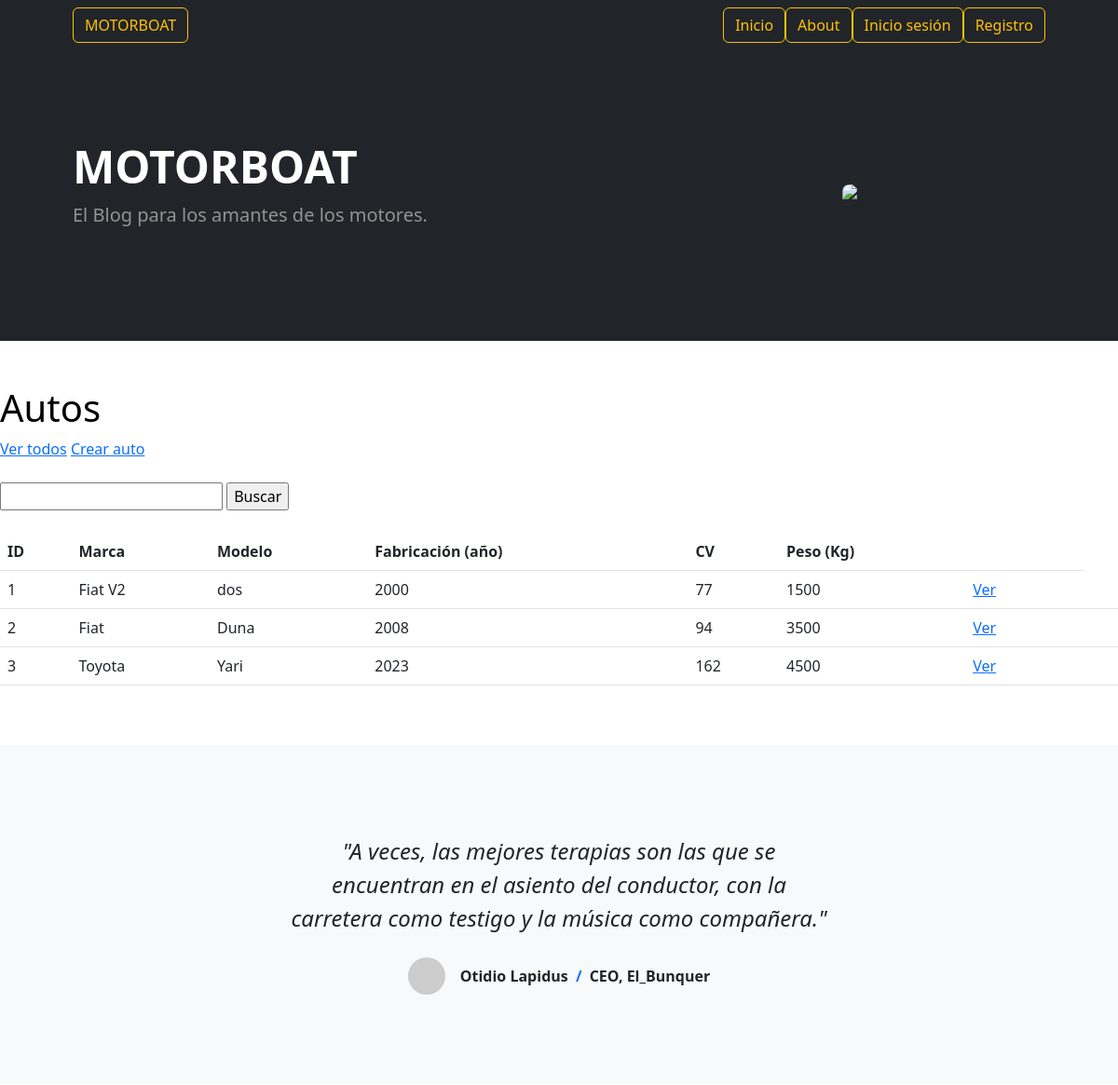
Before: /vehiculos/automoviles/ (upper part) with the older database file.
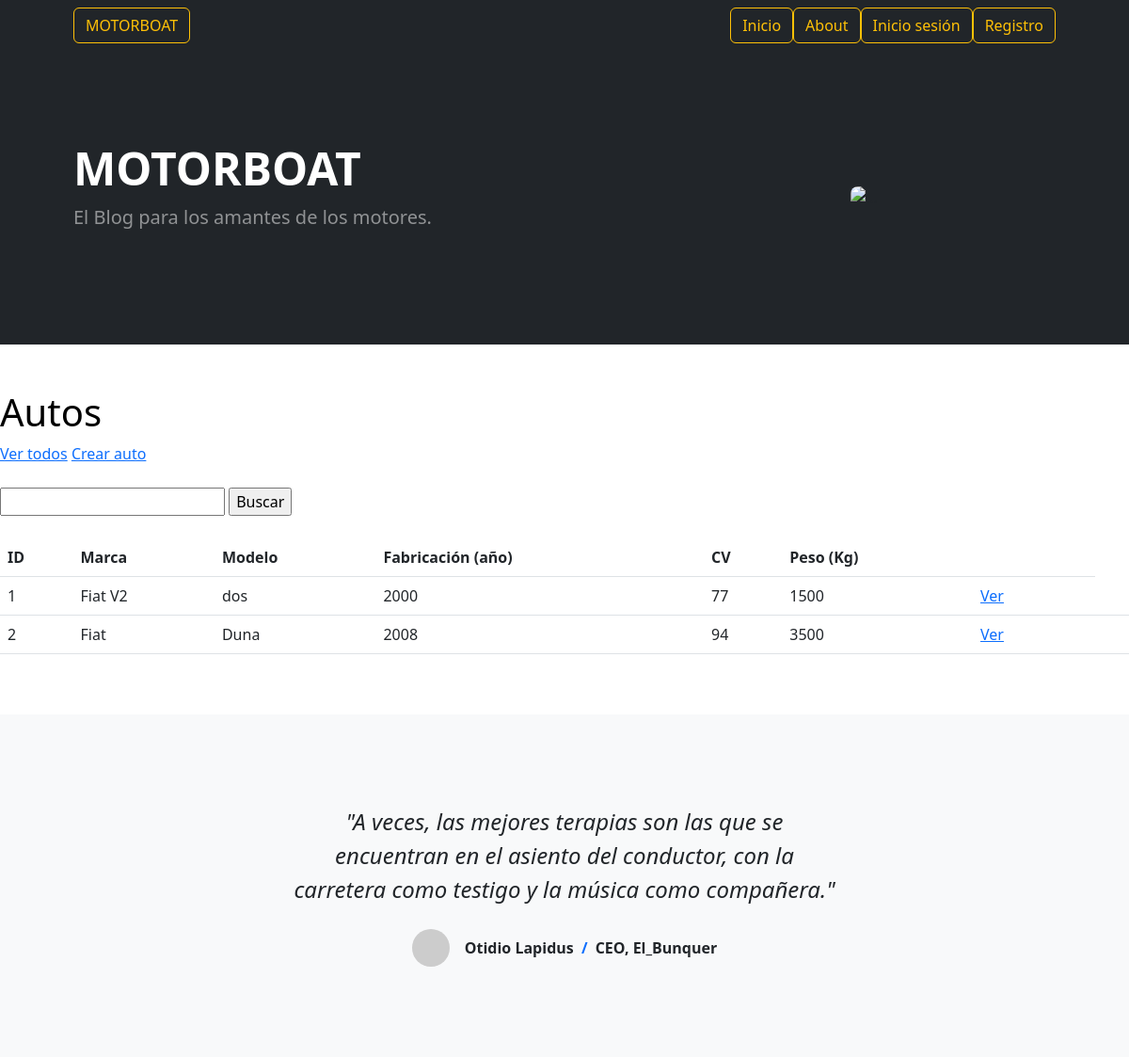
After: the same page with the newer database file.
### app_vehiculos/models.py (models this page shows, shortened)
class Automovil(models.Model):
    marca = models.CharField(max_length=256)
    modelo = models.CharField(max_length=256)
    fabricacion = models.IntegerField()
    cv = models.IntegerField(blank=True)
    peso = models.IntegerField(blank=True)
    creador = models.ForeignKey(User, on_delete=models.SET_NULL, null=True)

### app_vehiculos/views.py (the view)
# urls.py: path('automoviles/', listar_automovil, name="listar_automoviles"),
def listar_automovil(request):
    contexto = {
        "vehiculos": Automovil.objects.all()
    }
    http_response = render(
        request=request,
        template_name='app_vehiculos/listar_auto.html',
        context=contexto,
    )
    return http_response

### app_vehiculos/templates/app_vehiculos/listar_auto.html (shortened to what this page needs)
{% extends "base.html" %}
{% block contenido %}
<h1 style="color:black;">
  Autos
</h1>
<a href="{% url 'listar_automoviles' %}">Ver todos</a>
<a href="{% url 'crear_automovil' %}">Crear auto</a>
<br><br>
<form action="{% url 'buscar_automoviles' %}" method="post">
  <input type="text" name="busqueda">
  <input type="submit" value="Buscar">
</form>
<br>
<table class="table">
  <thead>
    <tr>
      <th>ID</th>
      <th>Marca</th>
      <th>Modelo</th>
      <th>Fabricación (año)</th>
      <th>CV</th>
      <th>Peso (Kg)</th>
      <th></th>
      <th></th>
    </tr>
  </thead>
  <tbody>
    {% for vehiculo in vehiculos %}
    <tr>
      <td>{{ vehiculo.id }}</td>
      <td>{{ vehiculo.marca }}</td>
      <td>{{ vehiculo.modelo }}</td>
      <td>{{ vehiculo.fabricacion }}</td>
      <td>{{ vehiculo.cv }}</td>
      <td>{{ vehiculo.peso }}</td>
      <td>
        <a href="{% url 'ver_automovil' vehiculo.id %}">Ver</a>
      </td>
      <td>
      </td>
      <td>
      </td>
    </tr>
    {% endfor %}
  </tbody>
</table>
{% endblock contenido %}

Changed rows visible on the page:
removed Automovil: id "3", marca "Toyota", modelo "Yari", fabricacion "2023", cv "162", peso "4500"
